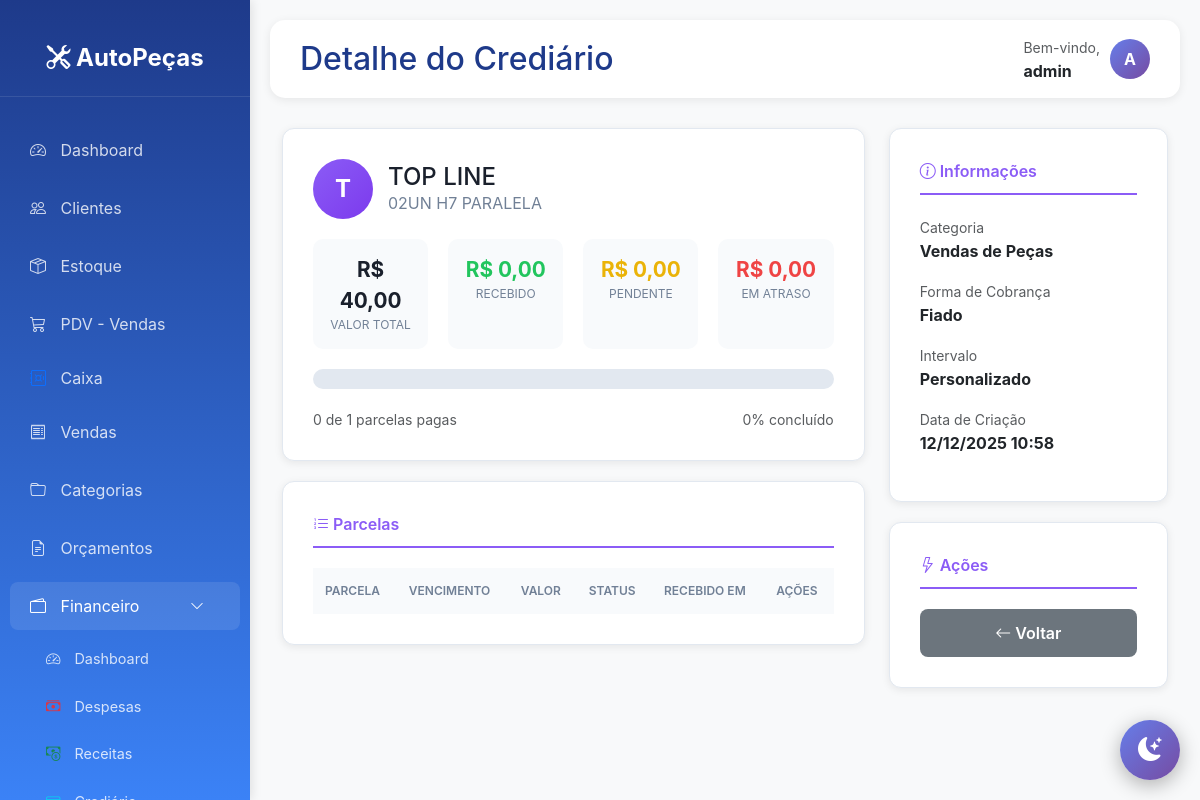
Screenshot of /financeiro/crediario/1/ (signed in) with the database file from the repository.
### financeiro/models.py (models this page shows, shortened)
class VendaParcelada(models.Model):
    INTERVALO_CHOICES = [
        ('MENSAL', 'Mensal (30 dias)'),
        ('QUINZENAL', 'Quinzenal (15 dias)'),
        ('SEMANAL', 'Semanal (7 dias)'),
        ('DECENAL', 'A cada 10 dias'),
        ('PERSONALIZADO', 'Personalizado'),
    ]
    FORMA_COBRANCA_CHOICES = [
        ('BOLETO', 'Boleto'),
        ('FIADO', 'Fiado'),
        ('CARNE', 'Carnê'),
        ('CHEQUE', 'Cheque'),
    ]
    descricao = models.CharField(max_length=200, verbose_name='Descrição')
    categoria = models.ForeignKey(CategoriaReceita, on_delete=models.PROTECT,
                                  verbose_name='Categoria')
    valor_total = models.DecimalField(max_digits=10, decimal_places=2, verbose_name='Valor Total')
    numero_parcelas = models.IntegerField(verbose_name='Número de Parcelas')
    data_primeira_parcela = models.DateField(verbose_name='Data da Primeira Parcela')
    intervalo_tipo = models.CharField(max_length=15, choices=INTERVALO_CHOICES,
                                      default='MENSAL', verbose_name='Intervalo')
    intervalo_dias = models.IntegerField(default=30, verbose_name='Dias entre Parcelas',
                                         help_text='Usado quando intervalo é Personalizado')
    forma_cobranca = models.CharField(max_length=15, choices=FORMA_COBRANCA_CHOICES,
                                      default='FIADO', verbose_name='Forma de Cobrança')
    cliente = models.ForeignKey('clientes.Cliente', on_delete=models.PROTECT,
                                verbose_name='Cliente', related_name='vendas_parceladas')
    venda = models.ForeignKey('vendas.Venda', on_delete=models.SET_NULL,
                              blank=True, null=True, verbose_name='Venda Origem',
                              related_name='parcelamentos')
    aplica_juros = models.BooleanField(default=False, verbose_name='Aplica Juros?')
    percentual_juros_dia = models.DecimalField(max_digits=5, decimal_places=2, default=0,
                                               verbose_name='% Juros ao Dia')
    aplica_multa = models.BooleanField(default=False, verbose_name='Aplica Multa?')
    percentual_multa = models.DecimalField(max_digits=5, decimal_places=2, default=0,
                                           verbose_name='% Multa por Atraso')
    observacoes = models.TextField(blank=True, null=True, verbose_name='Observações')
    data_cadastro = models.DateTimeField(auto_now_add=True)
    usuario_cadastro = models.ForeignKey(User, on_delete=models.SET_NULL, blank=True, null=True)
    class Meta:
        verbose_name = 'Venda Parcelada'
        verbose_name_plural = 'Vendas Parceladas'
        ordering = ['-data_cadastro']

class CategoriaReceita(models.Model):
    TIPO_CHOICES = [
        ('VENDA', 'Venda'),
        ('SERVICO', 'Serviço'),
        ('OUTROS', 'Outros'),
    ]
    nome = models.CharField(max_length=100, verbose_name='Nome')
    tipo = models.CharField(max_length=10, choices=TIPO_CHOICES, default='VENDA', verbose_name='Tipo')
    icone = models.CharField(max_length=50, default='bi-cash', verbose_name='Ícone',
                             help_text='Classe do ícone Bootstrap (ex: bi-cash-stack)')
    cor = models.CharField(max_length=20, default='#22c55e', verbose_name='Cor',
                           help_text='Cor em hexadecimal')
    ativo = models.BooleanField(default=True, verbose_name='Ativo')
    ordem = models.IntegerField(default=0, verbose_name='Ordem de Exibição')
    class Meta:
        verbose_name = 'Categoria de Receita'
        verbose_name_plural = 'Categorias de Receitas'
        ordering = ['ordem', 'nome']

### clientes/models.py (models this page shows, shortened)
class Cliente(models.Model):
    TIPO_CHOICES = [
        ('F', 'Pessoa Física'),
        ('J', 'Pessoa Jurídica'),
    ]
    tipo = models.CharField(max_length=1, choices=TIPO_CHOICES, default='F')
    nome = models.CharField(max_length=200)
    cpf_cnpj = models.CharField(max_length=18, unique=True)
    rg_ie = models.CharField(max_length=20, blank=True, null=True)
    telefone = models.CharField(max_length=15)
    celular = models.CharField(max_length=15, blank=True, null=True)
    email = models.EmailField(blank=True, null=True)
    cep = models.CharField(max_length=9)
    logradouro = models.CharField(max_length=200)
    numero = models.CharField(max_length=10)
    complemento = models.CharField(max_length=100, blank=True, null=True)
    bairro = models.CharField(max_length=100)
    cidade = models.CharField(max_length=100)
    estado = models.CharField(max_length=2)
    limite_credito = models.DecimalField(max_digits=10, decimal_places=2, default=0)
    observacoes = models.TextField(blank=True, null=True)
    ativo = models.BooleanField(default=True)
    data_cadastro = models.DateTimeField(auto_now_add=True)
    data_atualizacao = models.DateTimeField(auto_now=True)
    class Meta:
        verbose_name = 'Cliente'
        verbose_name_plural = 'Clientes'
        ordering = ['nome']

### financeiro/views.py (the view)
# urls.py: path('crediario/<int:venda_id>/', views.detalhe_venda_parcelada, name='detalhe_crediario'),
@login_required
def detalhe_venda_parcelada(request, venda_id):
    venda = get_object_or_404(
        VendaParcelada.objects.select_related('cliente', 'categoria', 'venda'),
        id=venda_id
    )
    parcelas = venda.parcelas.all().order_by('parcela_atual')
    stats = {
        'total': venda.valor_total,
        'recebido': parcelas.filter(status='RECEBIDO').aggregate(
            total=Coalesce(Sum('valor'), Decimal('0'))
        )['total'],
        'pendente': parcelas.filter(status='PENDENTE').aggregate(
            total=Coalesce(Sum('valor'), Decimal('0'))
        )['total'],
        'atrasado': parcelas.filter(status='ATRASADO').aggregate(
            total=Coalesce(Sum('valor'), Decimal('0'))
        )['total'],
        'qtd_pagas': parcelas.filter(status='RECEBIDO').count(),
        'qtd_pendentes': parcelas.filter(status='PENDENTE').count(),
        'qtd_atrasadas': parcelas.filter(status='ATRASADO').count(),
    }
    formas_pagamento = FormaPagamento.objects.filter(
        Q(tipo='AMBOS') | Q(tipo='RECEITA'), ativo=True
    ).order_by('nome')
    context = {
        'venda': venda,
        'parcelas': parcelas,
        'stats': stats,
        'formas_pagamento': formas_pagamento,
        'today': date.today(),
    }
    return render(request, 'financeiro/crediario_detalhe.html', context)

### templates/financeiro/crediario_detalhe.html (shortened to what this page needs)
{% extends 'base.html' %}
{% block page_title %}Detalhe do Crediário{% endblock %}
{% block content %}
<div class="container-fluid">
    <div class="row">
        <div class="col-lg-8">
            <div class="detalhe-card">
                <div class="cliente-header">
                    <div class="cliente-avatar">
                        {{ venda.cliente.nome|slice:":1"|upper }}
                    </div>
                    <div class="cliente-info">
                        <h4>{{ venda.cliente.nome }}</h4>
                        <p>{{ venda.descricao }}</p>
                    </div>
                </div>
                <div class="info-grid">
                    <div class="info-box">
                        <div class="valor">R$ {{ stats.total|floatformat:2 }}</div>
                        <div class="label">Valor Total</div>
                    </div>
                    <div class="info-box recebido">
                        <div class="valor">R$ {{ stats.recebido|floatformat:2 }}</div>
                        <div class="label">Recebido</div>
                    </div>
                    <div class="info-box pendente">
                        <div class="valor">R$ {{ stats.pendente|floatformat:2 }}</div>
                        <div class="label">Pendente</div>
                    </div>
                    <div class="info-box atrasado">
                        <div class="valor">R$ {{ stats.atrasado|floatformat:2 }}</div>
                        <div class="label">Em Atraso</div>
                    </div>
                </div>
                <div class="progress-grande">
                </div>
                <div class="d-flex justify-content-between text-muted small">
                    <span>{{ stats.qtd_pagas }} de {{ venda.numero_parcelas }} parcelas pagas</span>
                    <span>{% widthratio stats.recebido stats.total 100 %}% concluído</span>
                </div>
            </div>
            <div class="detalhe-card">
                <div class="section-title">
                    <i class="bi bi-list-ol"></i> Parcelas
                </div>
                <div class="table-responsive">
                    <table class="parcelas-table">
                        <thead>
                            <tr>
                                <th>Parcela</th>
                                <th>Vencimento</th>
                                <th>Valor</th>
                                <th>Status</th>
                                <th>Recebido em</th>
                                <th>Ações</th>
                            </tr>
                        </thead>
                    </table>
                </div>
            </div>
        </div>
        <div class="col-lg-4">
            <div class="detalhe-card">
                <div class="section-title">
                    <i class="bi bi-info-circle"></i> Informações
                </div>
                <div class="mb-3">
                    <small class="text-muted">Categoria</small>
                    <p class="mb-0"><strong>{{ venda.categoria.nome }}</strong></p>
                </div>
                <div class="mb-3">
                    <small class="text-muted">Forma de Cobrança</small>
                    <p class="mb-0"><strong>{{ venda.get_forma_cobranca_display }}</strong></p>
                </div>
                <div class="mb-3">
                    <small class="text-muted">Intervalo</small>
                    <p class="mb-0"><strong>{{ venda.get_intervalo_tipo_display }}</strong></p>
                </div>
                <div class="mb-3">
                    <small class="text-muted">Data de Criação</small>
                    <p class="mb-0"><strong>{{ venda.data_cadastro|date:"d/m/Y H:i" }}</strong></p>
                </div>
            </div>
            <div class="detalhe-card">
                <div class="section-title">
                    <i class="bi bi-lightning"></i> Ações
                </div>
                <div class="d-grid gap-2">
                    <a href="{% url 'financeiro:lista_crediario' %}" class="btn btn-voltar">
                        <i class="bi bi-arrow-left"></i> Voltar
                    </a>
                </div>
            </div>
        </div>
    </div>
</div>
{% endblock %}

### templates/base.html (shortened to what this page needs)
<!DOCTYPE html>
<html lang="pt-BR">
<head>
    <link href="https://cdn.jsdelivr.net/npm/bootstrap@5.3.0/dist/css/bootstrap.min.css" rel="stylesheet">
    <link rel="stylesheet" href="https://cdn.jsdelivr.net/npm/bootstrap-icons@1.10.0/font/bootstrap-icons.css">
</head>
<body>
    <div class="sidebar">
        <div class="logo">
            <i class="bi bi-tools"></i> AutoPeças
        </div>
        <nav class="nav flex-column mt-4">
            <a class="nav-link {% if request.path == '/' %}active{% endif %}" href="{% url 'dashboard' %}">
                <i class="bi bi-speedometer2"></i> Dashboard
            </a>
            <a class="nav-link {% if 'clientes' in request.path %}active{% endif %}" href="{% url 'lista_clientes' %}">
                <i class="bi bi-people"></i> Clientes
            </a>
            <a class="nav-link {% if 'estoque' in request.path %}active{% endif %}" href="{% url 'lista_estoque' %}">
                <i class="bi bi-box-seam"></i> Estoque
            </a>
            <a class="nav-link {% if 'pdv' in request.path %}active{% endif %}" href="{% url 'pdv' %}">
                <i class="bi bi-cart3"></i> PDV - Vendas
            </a>
            <a class="nav-link py-2" href="{% url 'financeiro:dashboard_caixa' %}">
                <i class="bi bi-safe text-primary"></i> Caixa
            </a>
            <a class="nav-link {% if 'vendas' in request.path %}active{% endif %}" href="{% url 'lista_vendas' %}">
                <i class="bi bi-receipt"></i> Vendas
            </a>
            <a class="nav-link" href="{% url 'lista_categorias' %}">
                <i class="bi bi-folder"></i> Categorias
            </a>
            <a class="nav-link" href="{% url 'lista_orcamentos' %}">
                <i class="bi bi-file-earmark-text"></i> Orçamentos
            </a>
            <a class="nav-link d-flex justify-content-between align-items-center {% if 'financeiro' in request.path %}active{% endif %}"
            data-bs-toggle="collapse" href="#menuFinanceiro" role="button"
            aria-expanded="{% if 'financeiro' in request.path %}true{% else %}false{% endif %}">
                <span><i class="bi bi-wallet2"></i> Financeiro</span>
                <i class="bi bi-chevron-down small"></i>
            </a>
            <div class="collapse {% if 'financeiro' in request.path %}show{% endif %}" id="menuFinanceiro">
                <nav class="nav flex-column ms-3" style="font-size: 0.9rem;">
                    <a class="nav-link py-2" href="{% url 'financeiro:dashboard' %}">
                        <i class="bi bi-speedometer2"></i> Dashboard
                    </a>
                    <a class="nav-link py-2" href="{% url 'financeiro:lista_contas' %}">
                        <i class="bi bi-cash-stack text-danger"></i> Despesas
                    </a>
                    <a class="nav-link py-2" href="{% url 'financeiro:lista_receitas' %}">
                        <i class="bi bi-cash-coin text-success"></i> Receitas
                    </a>
                    <a class="nav-link py-2" href="{% url 'financeiro:lista_crediario' %}">
                        <i class="bi bi-credit-card text-info"></i> Crediário
                    </a>
                </nav>
            </div>
        </nav>
    </div>
    <div class="main-content">
        <div class="topbar">
            <h2>{% block page_title %}Sistema de Gestão{% endblock %}</h2>
            <div class="user-info">
                <div>
                    <small class="text-muted">Bem-vindo,</small><br>
                    <strong>{{ user.username }}</strong>
                </div>
                <div class="user-avatar">
                    {{ user.username|slice:":1"|upper }}
                </div>
            </div>
        </div>
        {% block content %}{% endblock %}
    </div>
    <button class="theme-toggle" id="theme-toggle" title="Alternar tema">
        <i class="bi bi-moon-stars-fill" id="theme-icon"></i>
    </button>
</body>
</html>

### rows the page displays
VendaParcelada: cliente.nome "T", cliente.nome "TOP LINE", descricao "02UN H7 PARALELA", total "40,00", numero_parcelas "1", valor_total "0", categoria.nome "Vendas de Peças", forma_cobranca "Fiado", intervalo_tipo "Personalizado", data_cadastro "12/12/2025 10:58"

### other values shown
{{ user.username }} "admin"
{{ user.username|slice:":1"|upper }} "A"
{{ stats.recebido|floatformat:2 }} "0,00"
{{ stats.pendente|floatformat:2 }} "0,00"
{{ stats.atrasado|floatformat:2 }} "0,00"
{{ stats.qtd_pagas }} "0"
